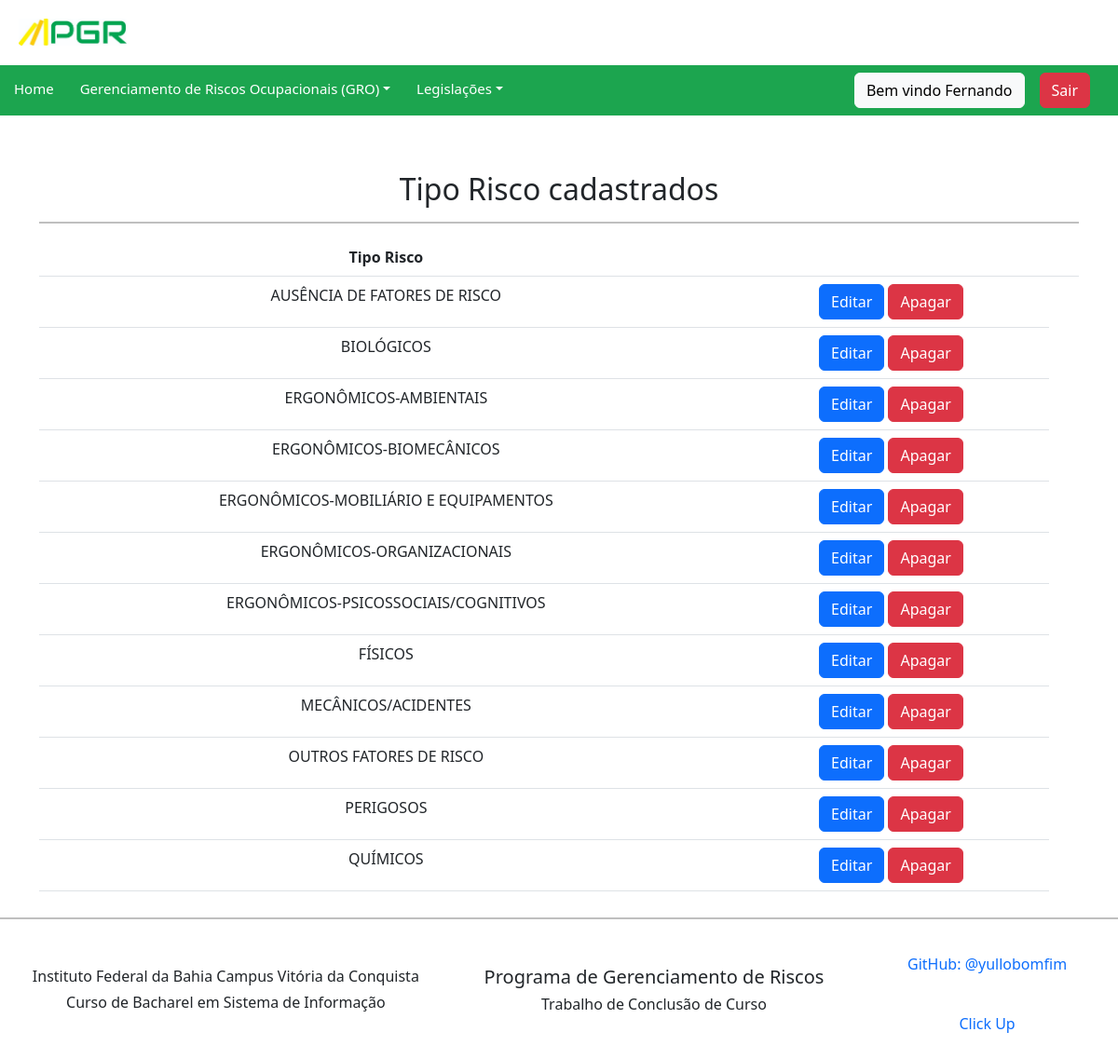
/tiporisco/ (signed in), run on the app's committed database.
### pgr/models.py (models this page shows, shortened)
class Tiporisco(models.Model):
    choice_tiporisco = (
        ('FÍSICOS','FÍSICOS'),
        ('QUÍMICOS','QUÍMICOS'),
        ('BIOLÓGICOS','BIOLÓGICOS'),
        ('ERGONÔMICOS-BIOMECÂNICOS','ERGONÔMICOS-BIOMECÂNICOS'),
        ('ERGONÔMICOS-MOBILIÁRIO E EQUIPAMENTOS','ERGONÔMICOS-MOBILIÁRIO E EQUIPAMENTOS'),
        ('ERGONÔMICOS-ORGANIZACIONAIS','ERGONÔMICOS-ORGANIZACIONAIS'),
        ('ERGONÔMICOS-AMBIENTAIS','ERGONÔMICOS-AMBIENTAIS'),
        ('ERGONÔMICOS-PSICOSSOCIAIS/COGNITIVOS','ERGONÔMICOS-PSICOSSOCIAIS/COGNITIVOS'),
        ('MECÂNICOS/ACIDENTES','MECÂNICOS/ACIDENTES'),
        ('PERIGOSOS','PERIGOSOS'),
        ('ASSOCIAÇÃO DE FATORES DE RISCO','ASSOCIAÇÃO DE FATORES DE RISCO'),
        ('OUTROS FATORES DE RISCO','OUTROS FATORES DE RISCO'),
        ('AUSÊNCIA DE FATORES DE RISCO','AUSÊNCIA DE FATORES DE RISCO'),
    )
    tipo_risco = models.CharField(max_length=250, choices=choice_tiporisco)
    class Meta:
        verbose_name = "tipo_risco"
        verbose_name_plural = "tipo_riscos"
        ordering = ['tipo_risco']

### pgr/views.py (the view)
# urls.py: path('tiporisco/', TiporiscoListView.as_view(), name='tiporisco_list'),
class TiporiscoListView(LoginRequiredMixin, ListView):
    login_url = reverse_lazy('login')
    model = Tiporisco
    template_name = 'tiporisco_list.html'
    context_object_name = 'tiposderiscos'

### pgr/templates/tiporisco_list.html
{% extends 'base.html' %}
{% load bootstrap %}
{% block content %}
<div class="container">
  <div class="side-logo">
      <div class="table-responsive">
        <h2> Tipo Risco cadastrados</h2>
        <hr>
        <table class="table">
          <thead>
            <tr>
              <th>Tipo Risco</th>
              <th></th>
              <th></th>
            </tr>
          </thead>
          <tbody>
            {% for tiposderisco in tiposderiscos %}
              <tr>
                <td>{{ tiposderisco.tipo_risco }}</td>
                <td>
                  <a class="btn btn-primary" href="/tiporisco/update/{{tiposderisco.id}}/">Editar</a>
                  <a class="btn btn-danger"  href="/tiporisco/delete/{{tiposderisco.id}}/">Apagar</a>
                </td>
            {% empty %}
                <td>Nenhum Tipo Risco cadastrado.</td>
              </tr>
            {% endfor %}
          </tbody>
      </table>
  </div>
</div>
</div>
{% endblock %}

### pgr/templates/includes/navbar.html (shortened to what this page needs)
<nav class="navbar navbar-expand-lg navbar-light" style="background-color: #1ca54f;">
    <ul class="navbar-nav nav-text me-auto mb-2 mb-lg-0">
        <li class="nav-item">
            <a class="nav-link" href="{% url 'home'%}" >Home</a>
        </li>
        {% if user.is_authenticated %}
        <li class="nav-item dropdown dmenu">
            <a class="nav-link dropdown-toggle" href="#" id="navbardrop" data-toggle="dropdown">Gerenciamento de Riscos Ocupacionais (GRO)</a>
        </li>
        {% endif %}
        <li class="nav-item">
            <li class="nav-item dropdown dmenu">
            <a class="nav-link dropdown-toggle" href="#" id="navbardrop" data-toggle="dropdown">Legislações</a>
        </li>
    </ul>
        <div class="d-flex gap-3 align-items-center" style="margin-right: 30px">
            {% if user.is_authenticated %}
                <span class="btn btn-light">Bem vindo {{request.user|title}}</span>
                <a class="btn btn-danger" href="{% url 'logout' %}">Sair</a>
            {% endif %}
        </div>
</nav>

### pgr/static/css/pgr.css (style rules this page uses)
.side-logo { text-align: center; margin-top: 60px; }
.navbar-light .navbar-nav .nav-link { display: block; color: #fff; padding-left: 15px; padding-top: 5px; font-size: 15px; margin-right: 5px; text-decoration: none; transition: color 0.3s ease-in-out, background-color 0.3s ease-in-out; }
.container { min-height: inherit; margin: auto; justify-content: center; align-items: center; }
hr { height: 2px; width: 100%; border: 1px solid black; }

### data on the page
Tiporisco: tipo_risco "AUSÊNCIA DE FATORES DE RISCO"
Tiporisco: tipo_risco "BIOLÓGICOS"
Tiporisco: tipo_risco "ERGONÔMICOS-AMBIENTAIS"
Tiporisco: tipo_risco "ERGONÔMICOS-BIOMECÂNICOS"
Tiporisco: tipo_risco "ERGONÔMICOS-MOBILIÁRIO E EQUIPAMENTOS"
Tiporisco: tipo_risco "ERGONÔMICOS-ORGANIZACIONAIS"
Tiporisco: tipo_risco "ERGONÔMICOS-PSICOSSOCIAIS/COGNITIVOS"
Tiporisco: tipo_risco "FÍSICOS"
Tiporisco: tipo_risco "MECÂNICOS/ACIDENTES"
Tiporisco: tipo_risco "OUTROS FATORES DE RISCO"
Tiporisco: tipo_risco "PERIGOSOS"
Tiporisco: tipo_risco "QUÍMICOS"

### other printed values
{{ request.user|title }} "Fernando"
